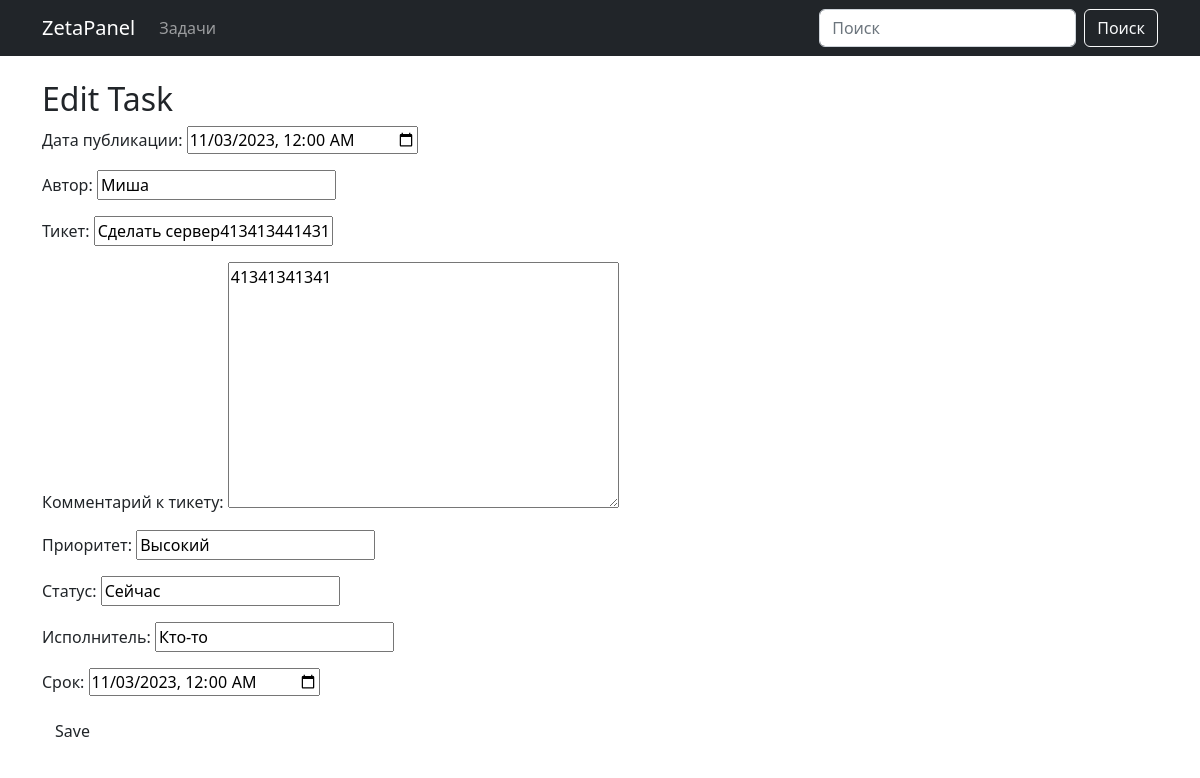
The app's page /tasks/1/edit/, older data.
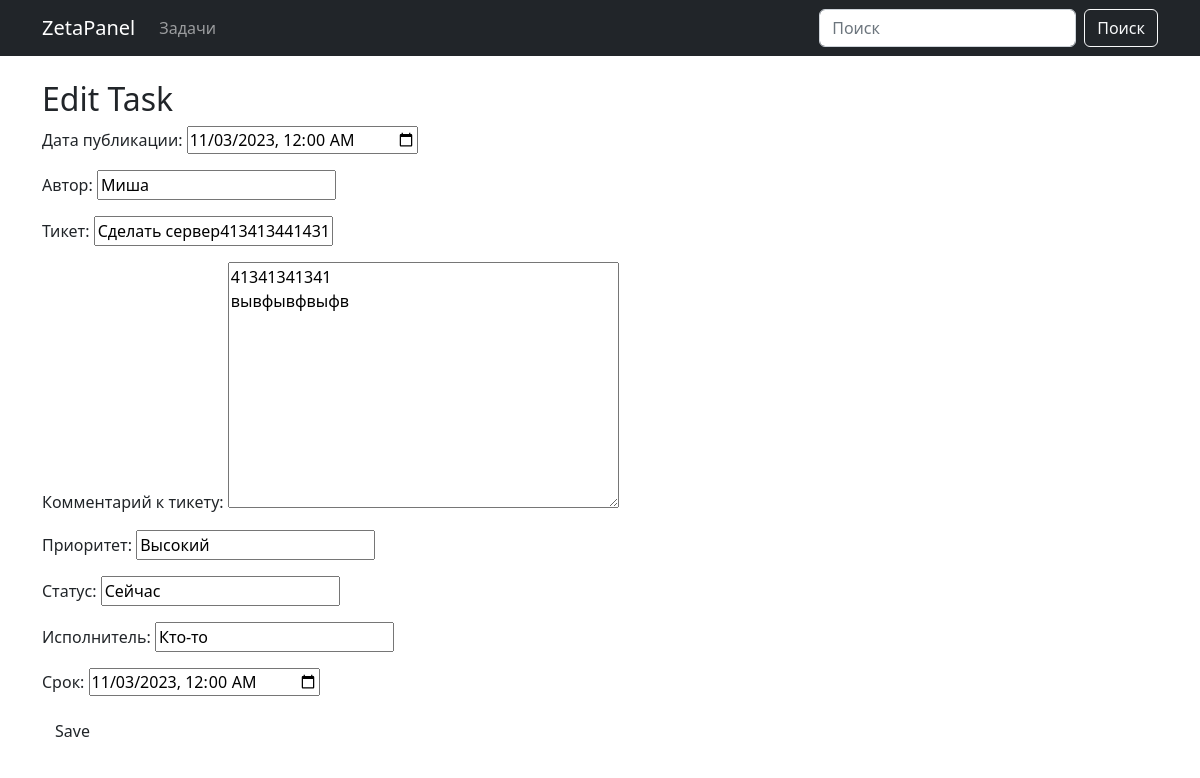
The same page, newer data.
### task/models.py (models this page shows, shortened)
class Task(models.Model):
    date = models.DateField("Дата публикации")
    author = models.CharField("Автор", max_length=200)
    ticket = models.CharField("Тикет", max_length=200)
    ticket_comment = models.TextField("Комментарий к тикету", blank=True, null=True)
    priority = models.CharField("Приоритет", max_length=200)
    status = models.CharField("Статус", max_length=200)
    executor = models.CharField("Исполнитель", max_length=200)
    deadline = models.DateField("Срок", blank=True, null=True)
    class Meta:
        verbose_name = "Задача"
        verbose_name_plural = "Задачи"
        ordering = ['-id']  # Пример сортировки по умолчанию

### task/views.py (the view)
# urls.py: path('<int:pk>/edit/', views.task_edit, name='task_edit'),
def task_edit(request, pk):
    task = get_object_or_404(Task, pk=pk)
    if request.method == "POST":
        form = TaskForm(request.POST, instance=task)
        if form.is_valid():
            form.save()
            return redirect('task_list')
    else:
        form = TaskForm(instance=task)
    return render(request, 'task_edit.html', {'form': form})

### task/forms.py
class TaskForm(forms.ModelForm):
    class Meta:
        model = Task
        widgets = {
            'date': forms.DateTimeInput(attrs={'type': 'datetime-local'}, format='%Y-%m-%dT%H:%M'),
            'deadline': forms.DateTimeInput(attrs={'type': 'datetime-local'}, format='%Y-%m-%dT%H:%M'),
        }
        fields = ['date', 'author', 'ticket', 'ticket_comment', 'priority', 'status', 'executor', 'deadline']
    def __init__(self, *args, **kwargs):
        super(TaskForm, self).__init__(*args, **kwargs)
        self.fields['date'].input_formats = ['%Y-%m-%dT%H:%M']
        if self.fields.get('deadline'):
            self.fields['deadline'].input_formats = ['%Y-%m-%dT%H:%M']

### task/templates/task_edit.html (shortened to what this page needs)
{% extends "base.html" %}
{% block content %}
    <h2>{% if form.instance.pk %}Edit{% else %}New{% endif %} Task</h2>
    <form method="post" class="col s12">
        {{ form.as_p }}
        <button class="btn waves-effect waves-light" type="submit">Save</button>
    </form>
{% endblock %}

Row changes from the older to the newer data that the page shows:
changed Task "Миша": ticket_comment "41341341341" → "41341341341 вывфывфвыфв"
